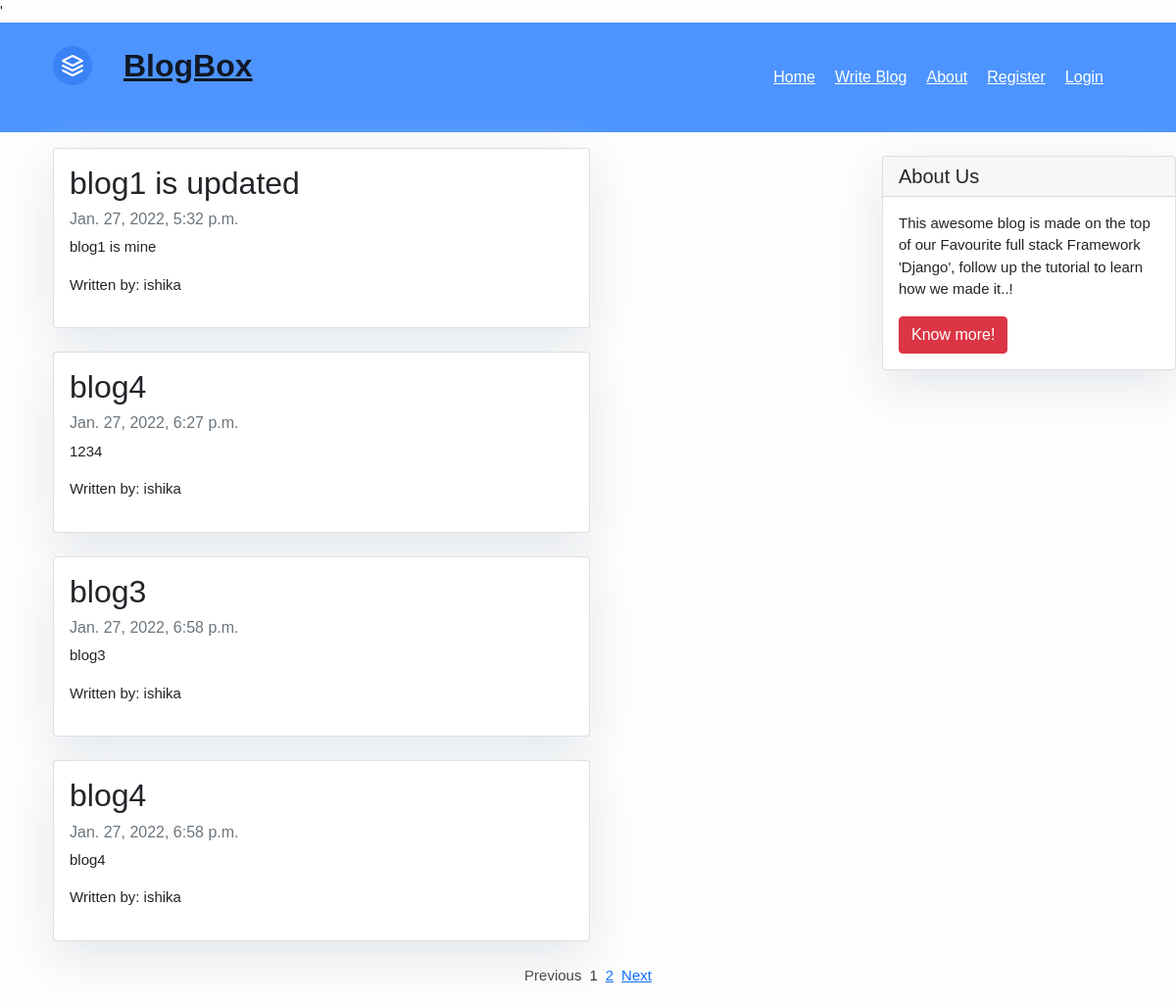
The app's page /blogs/1 with its own data.
### Blog/models.py (models this page shows, shortened)
class PostBlog(models.Model):
    author = models.ForeignKey("auth.User",on_delete = models.CASCADE,verbose_name = "written by ")
    category = models.CharField(max_length=100, null=True)
    title = models.CharField(max_length=100)
    content = models.TextField()
    date_posted = models.DateTimeField(default=now)

### Blog/views.py (the view)
# urls.py: path('blogs/<int:page>', blog_views.blog_page, name='blog-page'),
def blog_page(request, page=1):
    blog_list = PostBlog.objects.all()
    paginator = Paginator(blog_list, 4)
    try:
        blog_list = paginator.page(page)
    except EmptyPage:
        blog_list = paginator.page(paginator.num_pages)
    content = {
        'posts' : blog_list,
        }
    return render(request, "blog_page.html",content)

### Blog/templates/Blog/blog_page.html
{% include 'Blog/base.html' %}
{% include 'Blog/sidebar.html' %}
{% block body_block %}
<div class="container">
    <div class="row">
        <div class="col-md-8 mt-3 left">
            {% for post in posts %}
            <div class="card mb-4">
                <div class="card-body">
                    <h2 class="card-title">{{ post.title }}</h2>
                    <p class="card-text text-muted h6">{{ post.date_posted }} </p>
                    <p class="card-text">{{ post.content }}</p>
                    <p class="card-text text-muted h6"></p>Written by: {{post.author}}</p>
                </div>
            </div>
            {% endfor %}
        </div>
    </div>
</div>
<ul class='pagination justify-content-center'>
    {% if posts.has_previous %}
      <li class="mx-1"><a href='{% url "blog-page" posts.previous_page_number %}'>Previous</a></li>
    {% else %}
      <li class='mx-1 disabled'><span >Previous</span></li>
    {% endif %}
    {% for i in posts.paginator.page_range %}
      {% if posts.number == i %}
        <li class='active mx-1'><span>{{ i }}</span></li>
        {% else %}
        <li class="mx-1"><a href='{% url "blog-page" i %}'>{{ i }}</a></li>
      {% endif %}
    {% endfor %}
    {% if posts.has_next %}
      <li class="mx-1"><a href='{% url "blog-page" posts.next_page_number %}' >Next</a></li>
    {% else %}
      <li class="mx-1"><span class='disabled'>Next</span></li>
    {% endif %}
  </ul>
{% endblock %}

### Blog/templates/Blog/base.html (style rules this page uses)
body { font-family: "Arial", sans-serif; font-size: 15px; background-color: #fdfdfd; }
.card { box-shadow: 0 16px 48px #E3E7EB; }

### Blog/templates/Blog/sidebar.html (style rules this page uses)
.card { box-shadow: 0 16px 48px #E3E7EB; }

### records on screen
PostBlog: title "blog1 is updated", date_posted "Jan. 27, 2022, 5:32 p.m.", content "blog1 is mine", author "ishika"
PostBlog: title "blog4", date_posted "Jan. 27, 2022, 6:27 p.m.", content "1234", author "ishika"
PostBlog: title "blog3", date_posted "Jan. 27, 2022, 6:58 p.m.", content "blog3", author "ishika"
PostBlog: title "blog4", date_posted "Jan. 27, 2022, 6:58 p.m.", content "blog4", author "ishika"

### other values on screen
{{ i }} "1"
{{ i }} "2"
